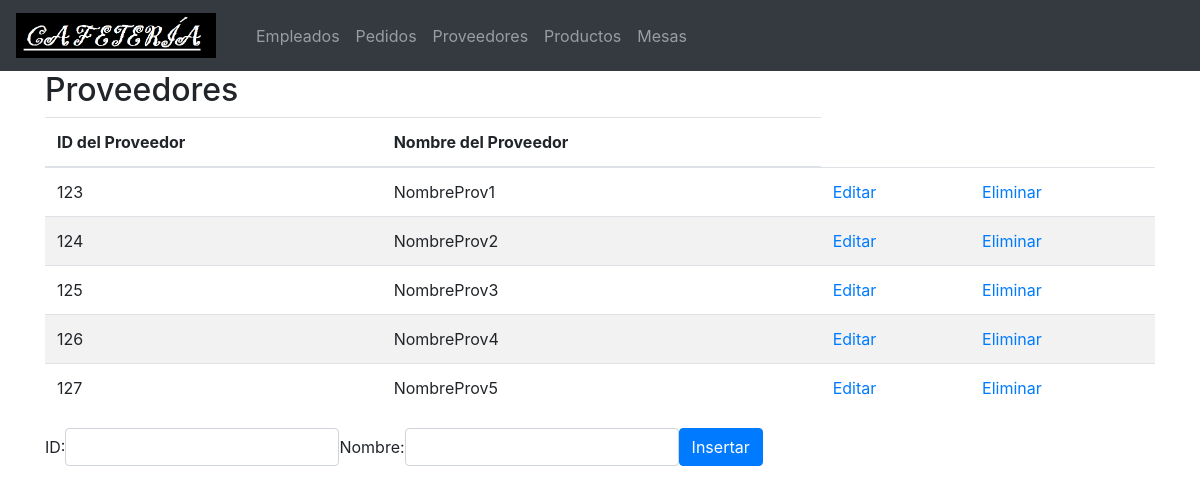
Page /proveedores.php on the committed database.
### tables this page shows
CREATE TABLE IF NOT EXISTS Proveedores (
  idProv INT NOT NULL ,
  Nombre_prov VARCHAR(45) ,
  PRIMARY KEY (idProv)
  );

### proveedores.php (the view, shortened to what this page needs)
<!DOCTYPE html>
<html lang="es">
<head>
    <link rel="stylesheet" href="https://maxcdn.bootstrapcdn.com/bootstrap/4.1.0/css/bootstrap.min.css">
</head>
<body>
    <nav class="navbar navbar-expand-sm bg-dark navbar-dark">
        <a class="navbar-brand" href="#"> <img src="icono.png" alt="logo" style="width:200px;"> </a>
        <div class="collapse navbar-collapse" id="collapsibleNavbar">
            <ul class="navbar-nav">
                <li class="nav-item"> <a class="nav-link" href="index.php">Empleados</a> </li>
                <li class="nav-item"> <a class="nav-link" href="pedidos.php">Pedidos</a> </li>
                <li class="nav-item"> <a class="nav-link" href="proveedores.php">Proveedores</a> </li>
                <li class="nav-item"> <a class="nav-link" href="productos.php">Productos</a> </li>
                <li class="nav-item"> <a class="nav-link" href="mesa.php">Mesas</a> </li>
            </ul>
        </div>
    </nav>
    <?php
       $con = mysqli_connect("localhost", "root", "majada");
        mysqli_select_db($con, "proyecto");
        $Registros = mysqli_query($con, "SELECT * FROM Proveedores");
    ?>
        <div class="container">
            <div class="table-responsive">
                <h2>Proveedores</h2>
                <table class="table table-striped">
                    <thead>
                        <tr>
                            <th>ID del Proveedor</th>
                            <th>Nombre del Proveedor</th>
                        </tr>
                    </thead>
                    <tbody>
                        <tr>
                            <?php
		while($bucle = mysqli_fetch_array($Registros)){
			echo "<tr><td>".$bucle["idProv"]."</td>";
            echo "<td>".$bucle["Nombre_prov"]."</td>";
            echo "<td><a href=editar_proveedores.php?id=".$bucle['idProv'].">Editar</a>"."</td>";
			echo "<td><a href=proveedores.php?id=".$bucle['idProv'].">Eliminar</a>"."</td></tr>";
		}
        ?> </tr>
                    </tbody>
                </table>
            </div>
            <form name="form" class="form-inline" method="POST" action="/proveedores.php" onsubmit="return validateForm()">
                <label for="id">ID:</label>
                <input type="text" class="form-control" name="idpro">
                <label for="nombre">Nombre:</label>
                <input type="text" class="form-control" name="nombre">
                <button type="submit" class="btn btn-primary">Insertar</button>
            </form>
        </div>
</body>
</html>

### proveedores.php (style rules this page uses)
input { border: 1px solid black; }

### rows in the picture
proveedores: idProv "123", Nombre_prov "NombreProv1"
proveedores: idProv "124", Nombre_prov "NombreProv2"
proveedores: idProv "125", Nombre_prov "NombreProv3"
proveedores: idProv "126", Nombre_prov "NombreProv4"
proveedores: idProv "127", Nombre_prov "NombreProv5"
